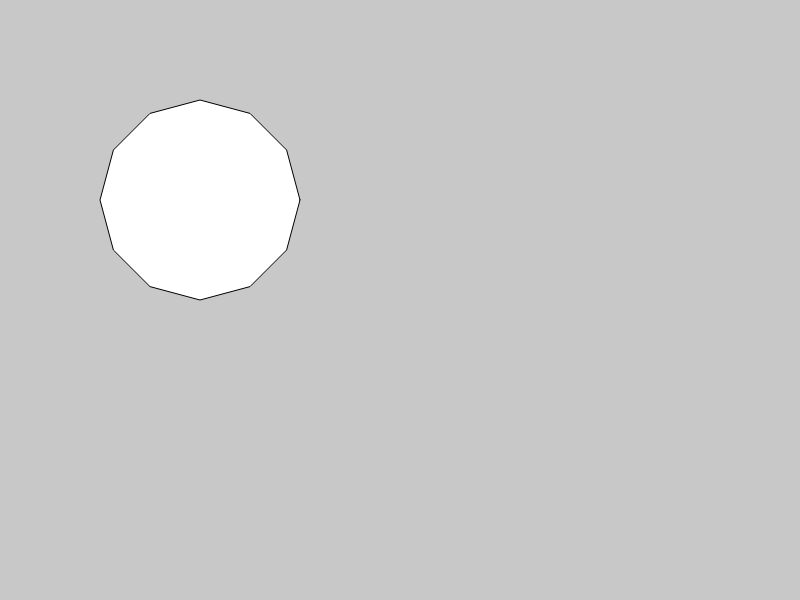
Frame 1 (no input)
Frame 60 (no input): identical to frame 1, image omitted
Frame 120 (the mouse pressed at the canvas centre since frame 60): identical to frame 1, image omitted

The p5.js sketch that drew this single still picture (run headless with seeded random() and noise() and a simulated clock; from frame 60 on, the mouse is pressed at the canvas centre):

// p5.js sketch
// ── sketch.js
function preload(){
  // put preload code here
}

function setup() {
  createCanvas(800, 600);
}

function draw() {
  background(200);
  polygon(200, 200, 100, 12)
}

// This is a piece of code to be placed after the draw(). This code “enables” the polygon() instruction
function polygon(x, y, radius, npoints) {
  var angle = TWO_PI / npoints;
  beginShape();
  for (var a = 0; a < TWO_PI; a += angle) {
    var sx = x + cos(a) * radius;
    var sy = y + sin(a) * radius;
    vertex(sx, sy);
  }
  endShape(CLOSE);
}
